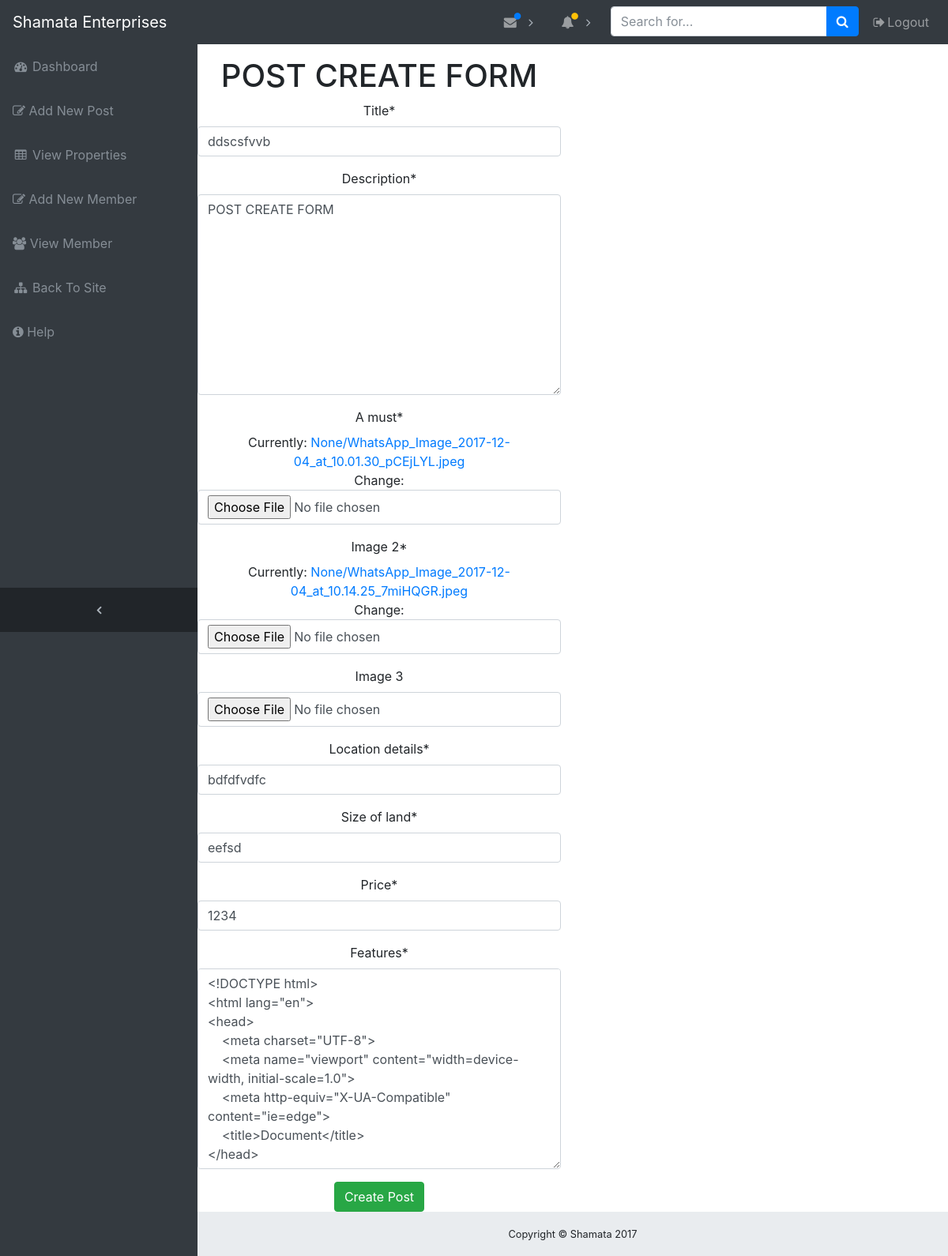
The app's page /ddscsfvvb/edit/ (signed in), older data.
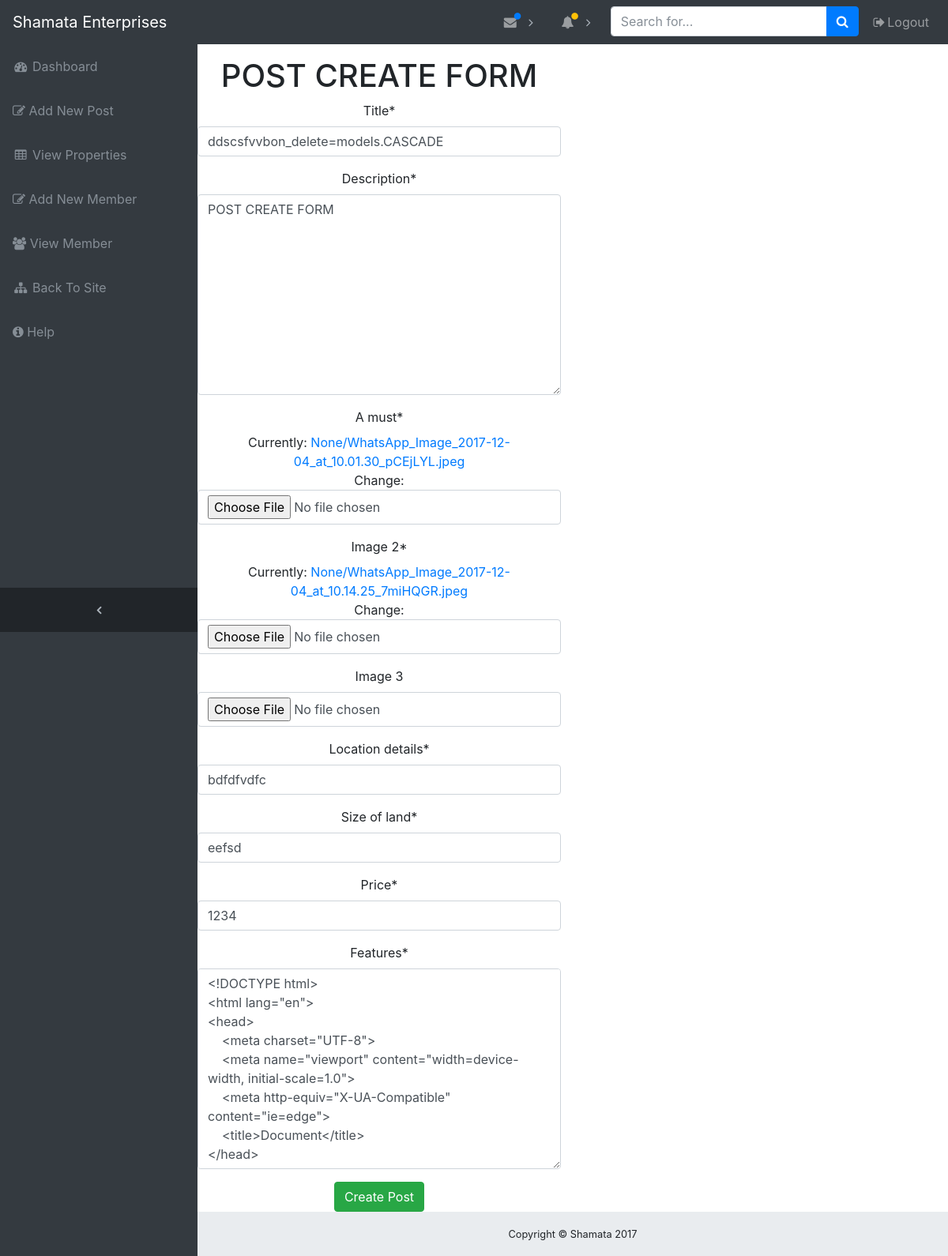
The same page, newer data.
### Main/models.py (models this page shows, shortened)
class Post(models.Model):
    owner =  models.ForeignKey(User, on_delete=models.CASCADE)
    title = models.CharField(max_length=200)
    slug      =      models.SlugField(unique=True,blank=True, null=True)
    image = models.ImageField(upload_to=upload_location)
    image_2 = models.ImageField(upload_to=upload_location)
    image_3 = models.ImageField(upload_to=upload_location,blank=True, null=True)
    description = models.TextField()
    size_of_land = models.CharField(max_length=150)
    location_details = models.CharField(max_length=300)
    price = models.CharField(max_length=150)
    features = models.TextField()
    updated = models.DateTimeField(auto_now=True, auto_now_add=False)
    timestamp = models.DateTimeField(auto_now=False, auto_now_add=True)
    class Meta:
        ordering = ["-timestamp", "-updated"]

### Main/views.py (the view)
# urls.py: url(r'^(?P<slug>[\w-]+)/edit/$',edit_post,name='edit_post'),
def edit_post(request,slug):
    if not request.user.is_staff or not request.user.is_superuser:
        raise Http404
    post =get_object_or_404(Post,slug=slug)
    if request.method == "POST":
        form = PostForm(request.POST , request.FILES,instance=post)
        if form.is_valid():
            instance = form.save(commit=False)
            instance.owner = request.user
            instance.save()
            return HttpResponseRedirect(instance.get_absolute_url())
    else:
        form = PostForm(instance=post)
    template_name = 'Main/post_create.html'
    context = {
        'form':form
    }
    return render(request, template_name, context)

### Main/forms.py
class PostForm(forms.ModelForm):
    image = forms.ImageField(label='A must')
    class Meta:
        model = Post
        fields = [
            "title",
            "description",
            "image",
            "image_2",
            "image_3",
            "location_details",
            "size_of_land",
            "price",
            "features",
        ]

### Main/templates/Main/post_create.html
{% extends 'dashboard/base_dash.html' %}
{% load staticfiles %}
{% load crispy_forms_tags %}
{% block content %}
       <div class="container" style="text-align:center;">
                    <div class="row">
                        <div class="col-sm-6">
                            {% if form %}
                            <h1 style="text-align:center;">POST CREATE FORM</h1>
                            <form method='POST' action='' enctype='multipart/form-data'>{% csrf_token %}
                            {{ form | crispy }}
                             <input type="submit" value="Create Post" class="btn btn-success">
                            {% endif %}
                    </div>
                    </div>
                </div>
{% endblock content %}

Row changes from the older to the newer data that the page shows:
changed Post "POST CREATE FORM": title "ddscsfvvb" → "ddscsfvvbon_delete=models.CASCADE"
